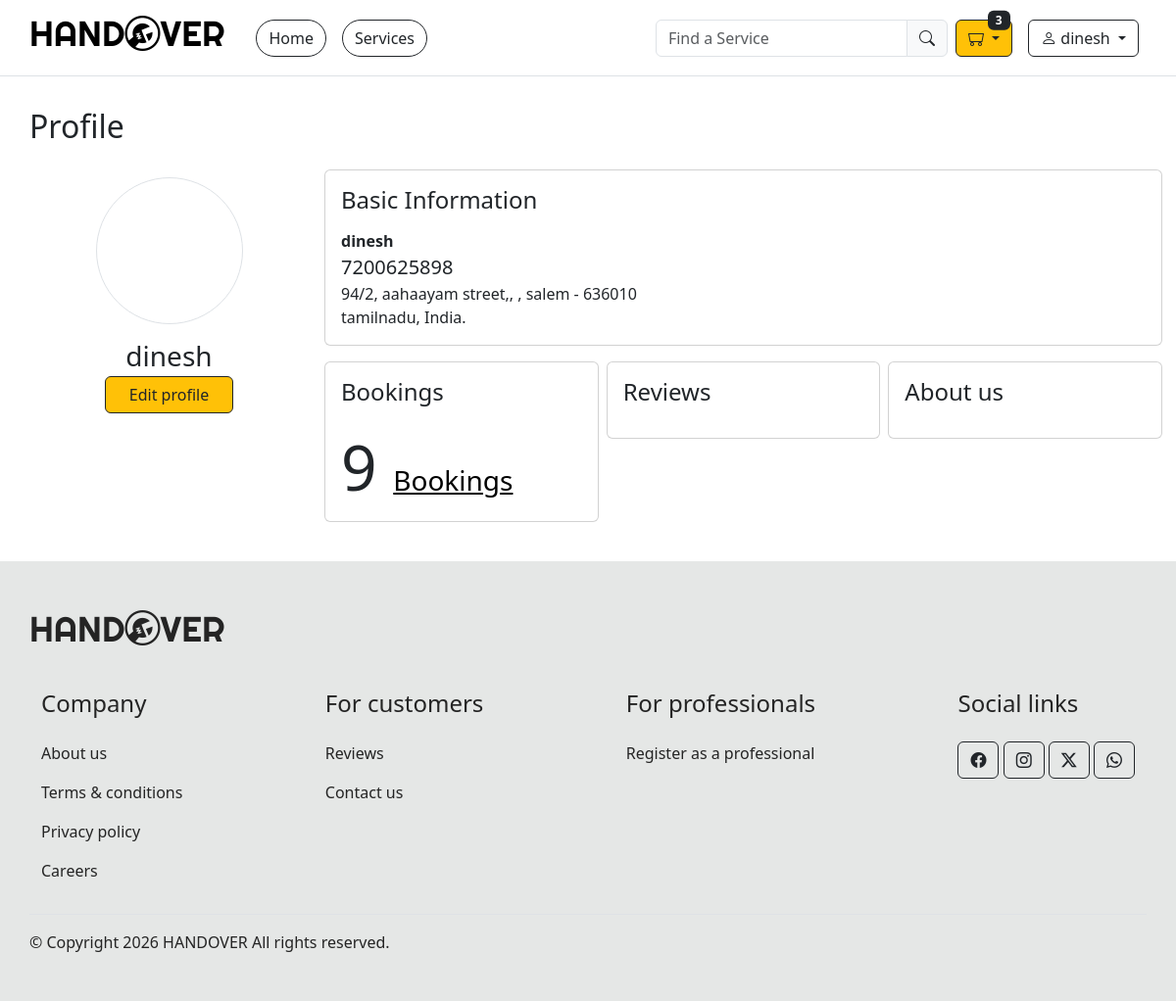
Page /user-board/ (signed in) on the committed database.
### HANDOVER/models.py (models this page shows, shortened)
class UserProfile(models.Model):
    user = models.OneToOneField(
        User,
        on_delete=models.CASCADE
    )
    fullname = models.CharField(max_length = 150)
    profile_pic = models.URLField(null=True, blank=True)
    phone = models.CharField(max_length=10)
    street1 = models.CharField(max_length=150)
    street2 = models.CharField(max_length=150, blank=True)
    city = models.CharField(max_length=150)
    state = models.CharField(max_length=150)
    zipcode = models.CharField(max_length=10)
    country = models.CharField(max_length=150, default='India')

### HANDOVER/views.py (the view)
# urls.py: path('user-board/', views.user_board, name='user_board'),
def user_board(request):
    if not request.user.is_authenticated:
            return redirect('home')
    profile, created = UserProfile.objects.get_or_create(
            user=request.user
        )
    bookings_count = Order.objects.filter(user = request.user).count()
    print(type(bookings_count), bookings_count)
    return render(request, 'user-board.html', {'profile': profile, 'created':created, 'bookings_count': bookings_count})

### HANDOVER/context_processors.py (called while the page is built)
def cart_data(request):
    if request.user.is_authenticated:
        cart_items = Cart.objects.filter(user=request.user)
    else:
        cart_items = Cart.objects.none()
    return {
        "cart_count": cart_items.count(),
        "mini_cart": cart_items,
    }

### HANDOVER/models.py (called while the page is built)
    @property
    def is_under_hour(self):
        return int(self.duration.total_seconds()) <= 3600

    @property
    def duration_text(self):
        total_minutes = int(self.duration.total_seconds() // 60)
        hours = total_minutes // 60
        days = hours // 24
        minutes = total_minutes % 60
        if days:
            if days > 1:
                return f'{days} days'
            else:
                return f'{days} day'
        elif hours:
            if hours > 1:
                return f'{hours} hrs'
            else:
                return f'{hours} hr'
        elif minutes:
            if minutes > 1:
                return f'{minutes} mins'
            else:
                return f'{minutes} min'

### template/user-board.html (shortened to what this page needs)
{% extends 'base/base.html' %}
{% load static %}
{% block main %}
<h2 class="my-3">Profile</h2>
<div class="d-flex flex-column flex-lg-row gap-3 my-4">
    <div class="col col-lg-3 py-2 border-lg-end  d-flex flex-column align-items-center">
        <div class="mx-auto mb-3 rounded border overflow-hidden rounded-circle d-flex justify-content-center align-items-center" style="height: 150px; width: 150px;">
        </div>
        <h3 class="text-center mb-1">{{request.user.username}}</h3>
        <a href="{% url 'user_details' %}" class="btn btn-warning btn-outline-dark mx-auto px-4">Edit profile</a>
    </div>
    <div class="col col-lg-9">
        <div class="d-flex flex-column justify-content-center gap-3">
            <div class="card">
                <div class="card-body">
                    <div class="card-title mb-3"><h4>Basic Information</h4></div>
                    {% if created %}
                    <div class="card-text py-5 d-flex justify-content-center align-items-center">
                        <a href="{% url 'user_details' %}" class="btn btn-warning btn-outline-dark mx-auto px-4">Edit profile</a>
                    </div>
                    {% else %}
                    <div class="card-text d-flex flex-column">
                        <span class="fw-bolder">{{profile.fullname}}</span>
                        <span class="fs-5">{{profile.phone}}</span>
                        <span>{{profile.street1}}, {{profile.street2}}, {{profile.city}} - {{profile.zipcode}}</span>
                        <span>{{profile.state}}, {{profile.country}}.</span>
                    </div>
                    {% endif %}
                </div>
            </div>
            <div class="row row-cols-1 row-cols-lg-3 g-2">
                <div class="col col-lg-4">
                    <div class="card">
                        <div class="card-body">
                            <div class="card-title mb-4">
                                <h4>Bookings</h4>
                            </div>
                            <div class="card-text">
                                {% if bookings_count == 1 %}
                                <div class="display-3">{{bookings_count}} <a href="{% url 'user_bookings' %}" class="fs-3 text-black">Booking</a></div>
                                {% elif bookings_count >= 1 %}
                                <div class="display-3">{{bookings_count}} <a href="{% url 'user_bookings' %}" class="fs-3 text-black">Bookings</a></div>
                                {% else %}
                                <div class=""><span class="fs-5">No Bookings</span></div>
                                {% endif %}
                            </div>
                        </div>
                    </div>
                </div>
                <div class="col col-lg-4">
                    <div class="card">
                        <div class="card-body">
                            <div class="card-title mb-3">
                                <h4>Reviews</h4>
                            </div>
                        </div>
                    </div>
                </div>
                <div class="col col-lg-4">
                    <div class="card">
                        <div class="card-body">
                            <div class="card-title mb-3">
                                <h4>About us</h4>
                            </div>
                        </div>
                    </div>
                </div>
            </div>
        </div>
    </div>
</div>
{% endblock %}

### template/base/base.html (shortened to what this page needs)
{% load static %}
<!DOCTYPE html>
<html lang="en">
<head>
    <link rel="stylesheet" href="{% static 'css/style.css' %}">
    <link rel="stylesheet" href="https://cdn.jsdelivr.net/npm/bootstrap-icons@1.13.1/font/bootstrap-icons.min.css">
    <link href="https://cdn.jsdelivr.net/npm/bootstrap@5.3.8/dist/css/bootstrap.min.css" rel="stylesheet">
    <link rel="stylesheet" href="//cdn.jsdelivr.net/npm/alertifyjs@1.14.0/build/css/alertify.min.css"/>
    <link rel="stylesheet" href="//cdn.jsdelivr.net/npm/alertifyjs@1.14.0/build/css/themes/default.min.css"/>
</head>
<body>
    <header class="border-bottom">
        <nav class="navbar navbar-expand gap-2 container align-items-center justify-content-between">
            <h1><a href="{% url 'home' %}" class="navbar-brand d-none d-md-block">HAND<i class="bi bi-wrench-adjustable-circle"></i>VER</a></h1>
            <ul class="navbar-nav ">
                <li class="nav-item"><a href="{% url 'home' %}" class="nav-link"><button class="btn rounded-pill btn-outline-dark">Home</button></a></li>
                <li class="nav-item"><a href="{% url 'services' %}" class="nav-link"><button class="btn rounded-pill btn-outline-dark">Services</button></a></li>
            </ul>
            <ul class="navbar-nav ms-auto align-items-center">
                <div class="input-group">
                    <input type="text" name="search" id="search" class="form-control " placeholder="Find a Service">
                    <span class="input-group-text"><i class="bi bi-search"></i></span>
                </div>
                <li class="nav-item dropdown text-nowrap justify-content-center">
                    <a href="#" class="nav-link " data-bs-toggle="dropdown">
                        <button class="btn rounded btn-warning btn-outline-dark dropdown-toggle position-relative " >
                            <i class="bi bi-minecart"></i>
                            {% if cart_count > 0 %}
                                <span class="badge bg-dark position-absolute top-0 translate-middle-y" id="cart-count">
                                    {{cart_count}}
                                </span>
                            {% else %}
                                <span class="badge d-none bg-dark position-absolute top-0 translate-middle-y" id="cart-count">
                                    {{cart_count}}
                                </span>
                            {% endif %}
                        </button>
                    </a>
                </li>
                <li class="nav-item dropdown text-nowrap justify-content-center">
                    <a href="#" class="nav-link " data-bs-toggle="dropdown">
                        <button class="btn rounded btn-outline-dark dropdown-toggle " >
                            {% if request.user.is_authenticated %}
                            <i class="bi bi-person"></i>
                            <span>{{request.user}}</span>
                            {% else %}
                            <i class="bi bi-person"></i>
                            {% endif %}
                        </button>
                    </a>
                </li>
            </ul>
        </nav>
    </header>
    <main class="container p-0 py-3">
        {% block main %}
        {% endblock %}
    </main>
    <footer class="footer pt-5 py-3">
        <div class="container p-0 ">
            <p class="h1 navbar-brand pb-3">HAND<i class="bi bi-wrench-adjustable-circle"></i>VER</p>
            <div class="d-flex flex-column flex-lg-row justify-content-between border-bottom py-3 container">
                <div>
                    <h4 class="pb-3">Company</h4>
                    <p><a href="#" class="nav-link">About us</a></p>
                    <p><a href="#" class="nav-link">Terms & conditions</a></p>
                    <p><a href="#" class="nav-link">Privacy policy</a></p>
                    <p><a href="#" class="nav-link">Careers</a></p>
                </div>
                <div>
                    <h4 class="pb-3">For customers</h4>
                    <p><a href="#" class="nav-link">Reviews</a></p>
                    <p><a href="#" class="nav-link">Contact us</a></p>
                </div>
                <div>
                    <h4 class="pb-3">For professionals</h4>
                    <p><a href="#" class="nav-link">Register as a professional</a></p>
                </div>
                <div>
                    <h4 class="pb-3">Social links</h4>
                    <button class="btn btn-outline-dark rounded"><i class="bi bi-facebook"></i></button>
                    <button class="btn btn-outline-dark rounded"><i class="bi bi-instagram"></i></button>
                    <button class="btn btn-outline-dark rounded"><i class="bi bi-twitter-x"></i></button>
                    <button class="btn btn-outline-dark rounded"><i class="bi bi-whatsapp"></i></button>
                </div>
            </div>
            <p class="py-3">
                &copy; Copyright 2026 HANDOVER All rights reserved.
            </p>
        </div>
    </footer>
</body>
</html>

### static/css/style.css (style rules this page uses)
.navbar-brand { font-family: Righteous !important; font-size: 36px !important; }
.footer { background-color: #e5e7e6; color: #242424; }

### rows in the picture
UserProfile: fullname "dinesh", phone "7200625898", street1 "94/2, aahaayam street,", city "salem", zipcode "636010", state "tamilnadu", country "India"

### other values in the picture
{{ cart_count }} "3"
{{ request.user }} "dinesh"
{{ request.user.username }} "dinesh"
{{ bookings_count }} "9"
